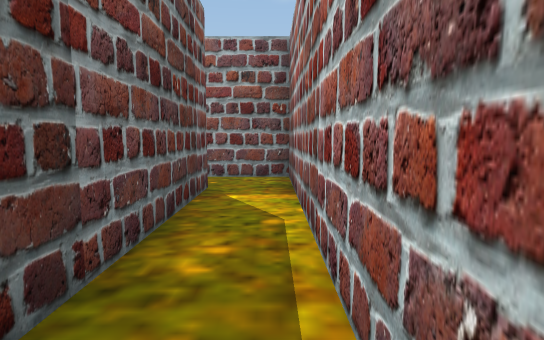
view 1 (above)

16 first-person views from a walk through a scene from a Unity 3-D project. The camera is 1.2 m above the floor, tilts 6° down and sees 80° across. The floor is counted in squares, 1 m on a side. Each view is taken from the middle of a square. On the plan, view 1 faces up. The plan holds only what a view shows up to about 14 squares ahead; the rest is blank. The place goes on beyond the plan. The player character is not drawn.

view 2
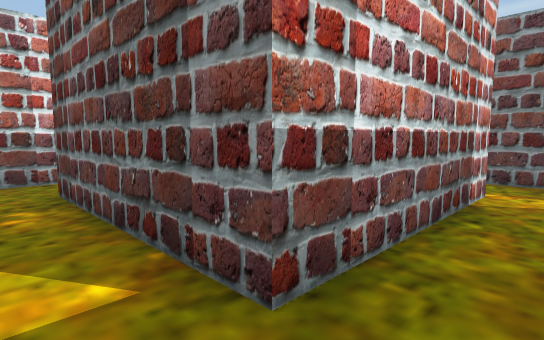

view 3
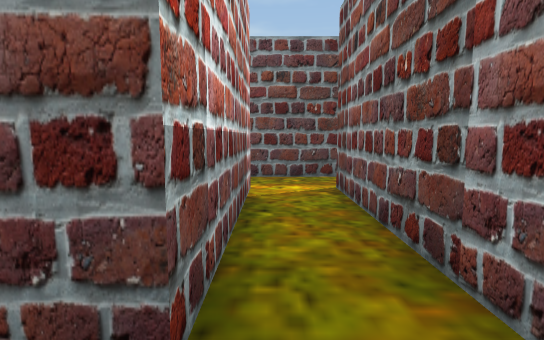

view 4
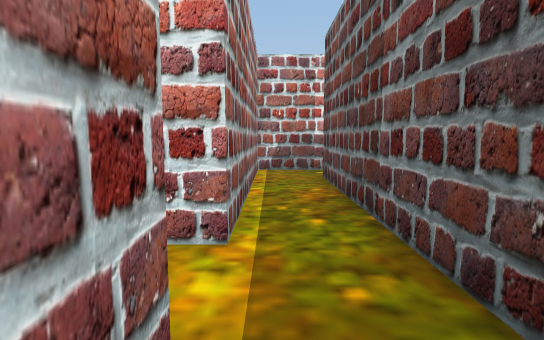

view 5
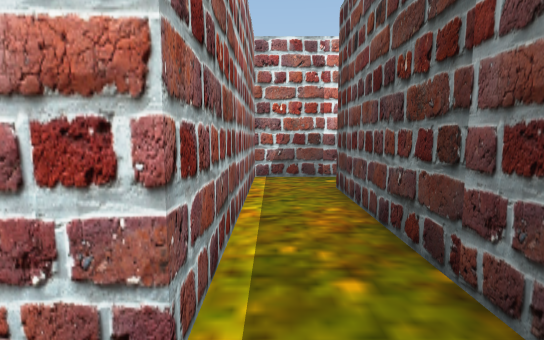

view 6
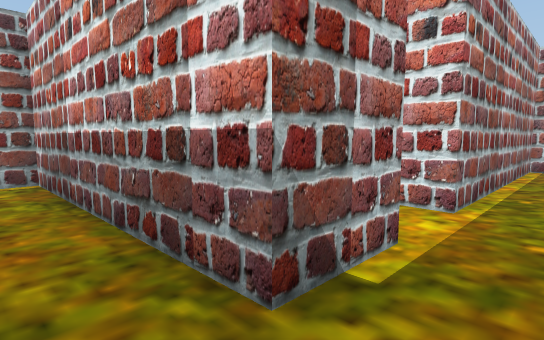

view 7
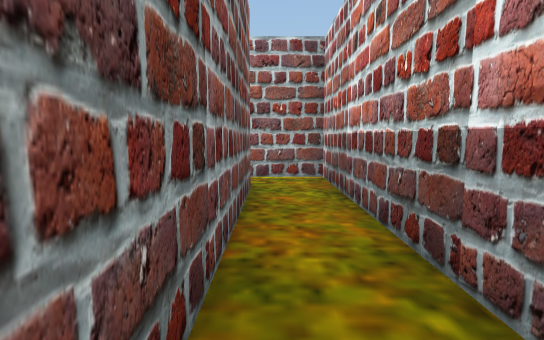

view 8
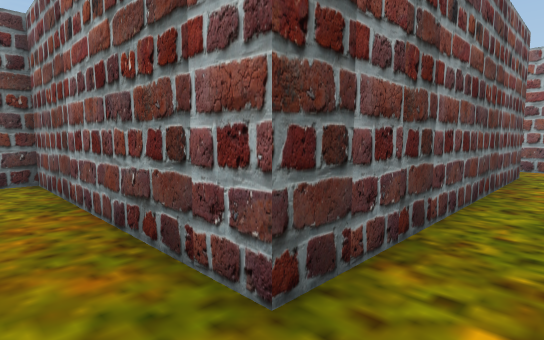

view 9
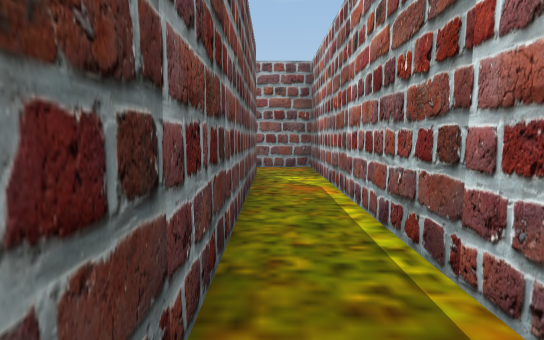

view 10
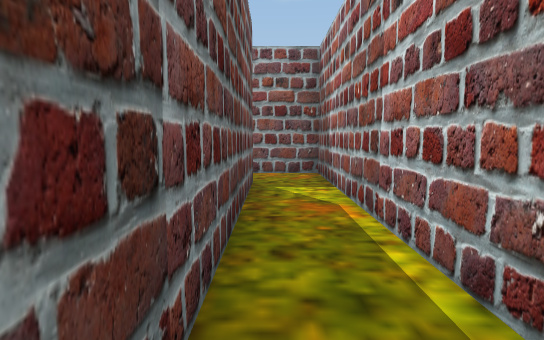

view 11
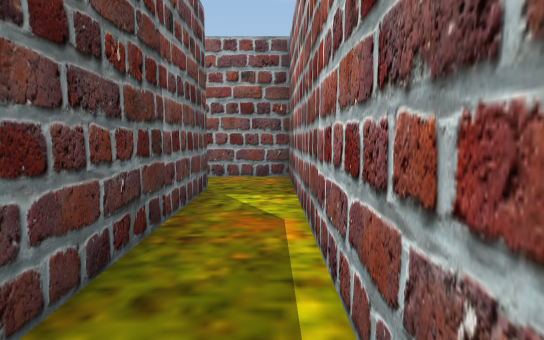

view 12
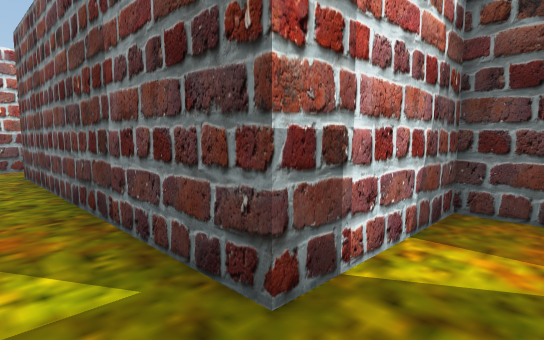

view 13
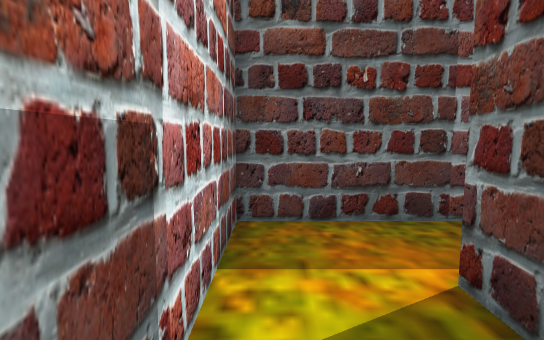

view 14
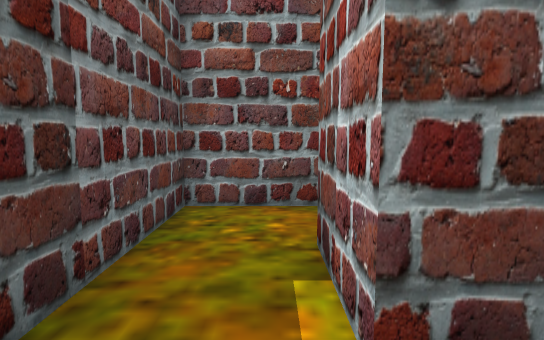

view 15
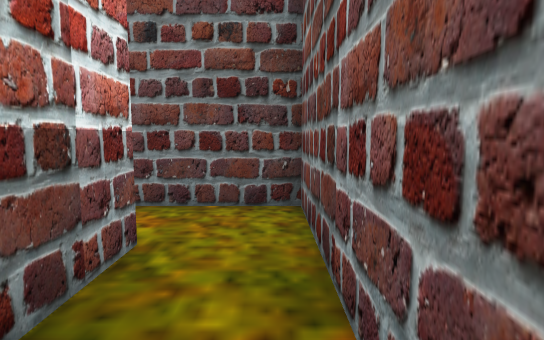

view 16
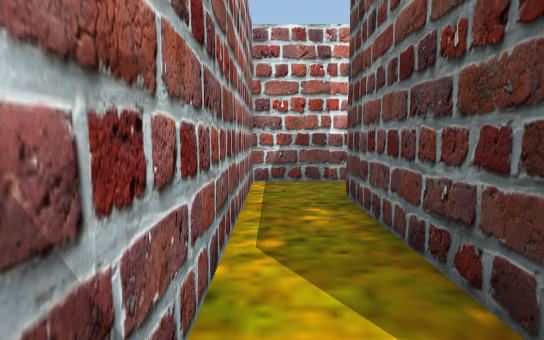

### Floor plan
Ten units are one square. View 1 is at (0, 0); x grows to the right and y downward. Boxes are objects, and circles mark ways between rooms. Rooms are numbered by the first view taken in them; rooms with no view inside come last. Other rooms are left out.
<svg viewBox="-110 -280 120 290">
<path fill="none" stroke="#000" d="M-95 -115 -95 -15M-20 5 5 5 5 -95 -75 -95 -75 -115M-100 5 -75 5 -75 -75 -15 -75 -15 -15M-35 -235 -15 -235 -15 -135 -95 -135 -95 -115M-75 -115 5 -115 5 -255 -35 -255M-55 -275 -55 -235 -35 -235M-35 -255 -35 -275"/>
<circle cx="-85" cy="-105" r="3" fill="#2a7"/>
<circle cx="-25" cy="-245" r="3" fill="#2a7"/>
<text x="-50" y="-80">1</text>
<text x="-10" y="-170">2</text>
<text x="-50" y="-260">3</text>
</svg>
Room 1 opens to room 2. Room 2 opens to room 3.

Where each view was taken, in squares from view 1:
view 1: 0 up, 0 right, facing up
view 2: 9 up, 0 right, facing down-left
view 3: 8 up, 0 right, facing left
view 4: 11 up, 8 left, facing down
view 5: 9 up, 8 left, facing down
view 6: 13 up, 9 left, facing down-right
view 7: 13 up, 9 left, facing right
view 8: 12 up, 0 right, facing up-left
view 9: 13 up, 1 left, facing up
view 10: 15 up, 1 left, facing up
view 11: 16 up, 0 right, facing up
view 12: 25 up, 0 right, facing down-left
view 13: 24 up, 1 left, facing left
view 14: 24 up, 4 left, facing up
view 15: 13 up, 4 left, facing left
view 16: 8 up, 0 right, facing down
